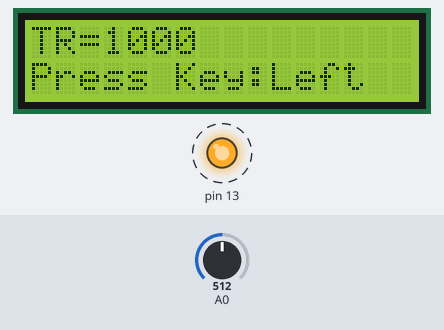
Bench run of a sketch on a simulated Arduino Uno, built with avr-gcc and run on an emulated ATmega328P. Parts: 16×2 character LCD, output pins drawn as LEDs (lit = HIGH). Dashed ring = blinking. The test bench sets the inputs (shaded band); at power-on: A0 = 512.

Above: at 1.2 s.
1.3 s: A0 set to 610
At 1.61 s:
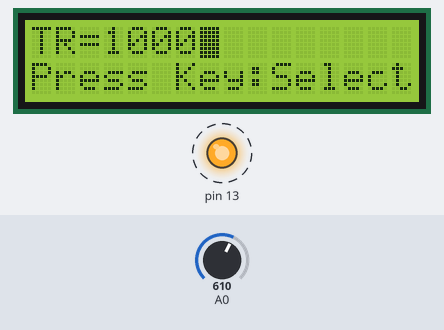
3.0 s: A0 set to 590
4.8 s: A0 set to 390
At 6.43 s:
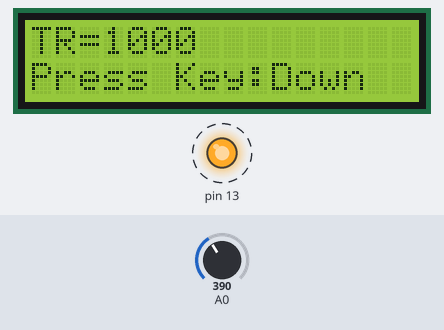
6.5 s: A0 set to 190
At 6.81 s:
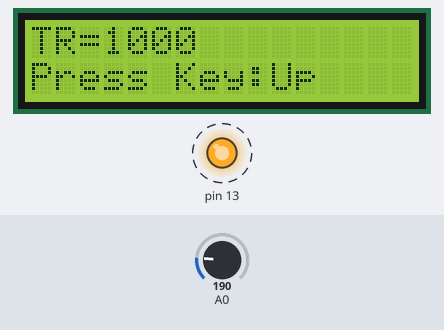
8.2 s: A0 set to 90
At 9.83 s:
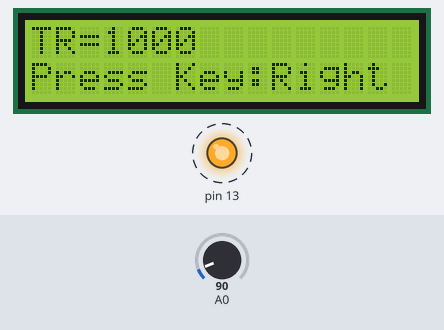
9.9 s: A0 set to 110
Timing chart, 0 to 12.8 s (numbered marks = the images above; inputs shaded):
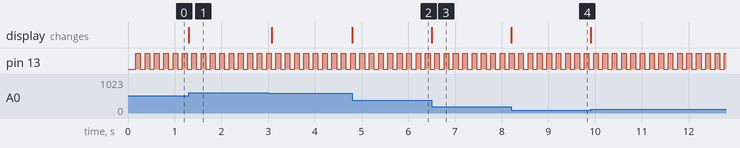

The sketch:

scannerEmulator.ino
```cpp
// include the library code:
#include <LiquidCrystal.h>
#include <TimerOne.h>


const char KEY_LEFT = 1;
const char KEY_RIGHT = 2;
const char KEY_UP = 3;
const char KEY_DOWN = 4;
const char KEY_SELECT = 5;

// initialize the library with the numbers of the interface pins
LiquidCrystal lcd(8, 9, 4, 5, 6, 7);

typedef struct{
  boolean echoKey;
}
cfg_t;


cfg_t Cfg;

int TR = 1000;
int stepSize = 50;
int xOld;
void setup() {
  // set up the LCD's number of columns and rows:
  lcd.begin(16, 2);
  // Print a message to the LCD.
  lcd.setCursor(0,0);
  lcd.print("TR=");
  lcd.print(TR);
  lcd.setCursor(0,1);
  lcd.print("Press Key:");

  //CONFIGURATION SETTINGS
  Cfg.echoKey = 1;


  // Initialize the digital pin as an output.
  // Pin 13 has an LED connected on most Arduino boards
  pinMode(13, OUTPUT);

  Timer1.initialize(100000); // set a timer of length 100000 microseconds (or 0.1 sec - or 10Hz => the led will blink 5 times, 5 cycles of on-and-off, per second)
  Timer1.attachInterrupt( timerIsr ); // attach the service routine here
}

void loop() {

  if (checkKey() == KEY_SELECT){
    editVals();
  };
}

void editVals()
{
  boolean bCont = 1;
  char currentKey;
  //BY DEFAULT WE EDIT TR
  while(bCont){
     lcd.blink();
    //GET KEY
    currentKey = checkKey();

    //PROCESS KEY
    switch (currentKey){
    case KEY_UP:
      if (TR < 5000){
        TR = TR + 50;
      }

    case KEY_SELECT:
      bCont = 0;
    }

    //UPDATE DISPLAY
    lcd.setCursor(0,0);
    lcd.print("TR=     ");
    lcd.setCursor(3,0);
    lcd.print(TR);
    delay(100);

    //WE ALSO CAN EDIT NVOLS
  }
     lcd.noBlink();
}

char checkKey()
{
  int x;
  int keyCode;
  x = analogRead (0);

  if (x < 100) {
    keyCode = KEY_RIGHT;
  }
  else if (x < 200) {
    keyCode = KEY_UP;
  }
  else if (x < 400){
    keyCode = KEY_DOWN;
  }
  else if (x < 600){
    keyCode = KEY_LEFT;
  }
  else if (x < 800){
    keyCode = KEY_SELECT;
  }

  //IF IN VERBOSE MODE DISPLAY WHICH KEY HAS BEEN PRESSED
  if ((keyCode>0)&&(Cfg.echoKey)){

    lcd.setCursor(10,1);

    switch(keyCode){
    case KEY_LEFT:
      lcd.print ("Left  ");
      break;

    case KEY_RIGHT:
      lcd.print ("Right ");
      break;

    case KEY_UP:
      lcd.print ("Up    ");
      break;

    case KEY_DOWN:
      lcd.print ("Down  ");
      break;

    case KEY_SELECT:
      lcd.print ("Select");
      break;

    default:
      break;
      //DO NOTHING
    }//END SWITCH
  }//END IF VERBOSE


  return keyCode;
}

void updateDisplay(int x)
{

  lcd.setCursor(12, 0);
  lcd.print( "    " );          //quick hack to blank over default left-justification from lcd.print()
  lcd.setCursor(12, 0);         //note the value will be flickering/faint on the LCD
  lcd.print( x );

  lcd.setCursor(10,1);
  if (x < 100) {
    lcd.print ("Right ");
  }
  else if (x < 200) {
    lcd.print ("Up    ");
    if(TR < 5000){
      TR = TR + stepSize;
    }
  }
  else if (x < 400){
    lcd.print ("Down  ");
    if(TR > stepSize){
      TR = TR - stepSize;
    }
  }
  else if (x < 600){
    lcd.print ("Left  ");
  }
  else if (x < 800){
    lcd.print ("Select");
  }

  lcd.setCursor(0,0);
  lcd.print("TR=     ");
  lcd.setCursor(3,0);
  lcd.print(TR);
  delay(100);
}

/// --------------------------
/// Custom ISR Timer Routine
/// --------------------------
void timerIsr()
{
  // Toggle LED
  digitalWrite( 13, digitalRead( 13 ) ^ 1 );
}
```

Measured:
- after the input at 1.3 s, the display: changes at once (image 1)
- after the input at 4.8 s, the display: changes at once (image 2)
- after the input at 6.5 s, the display: changes at once (image 3)
- after the input at 8.2 s, the display: changes at once (image 4)
- by itself, pin 13: alternates HIGH for 0.10 s and LOW for 0.10 s
